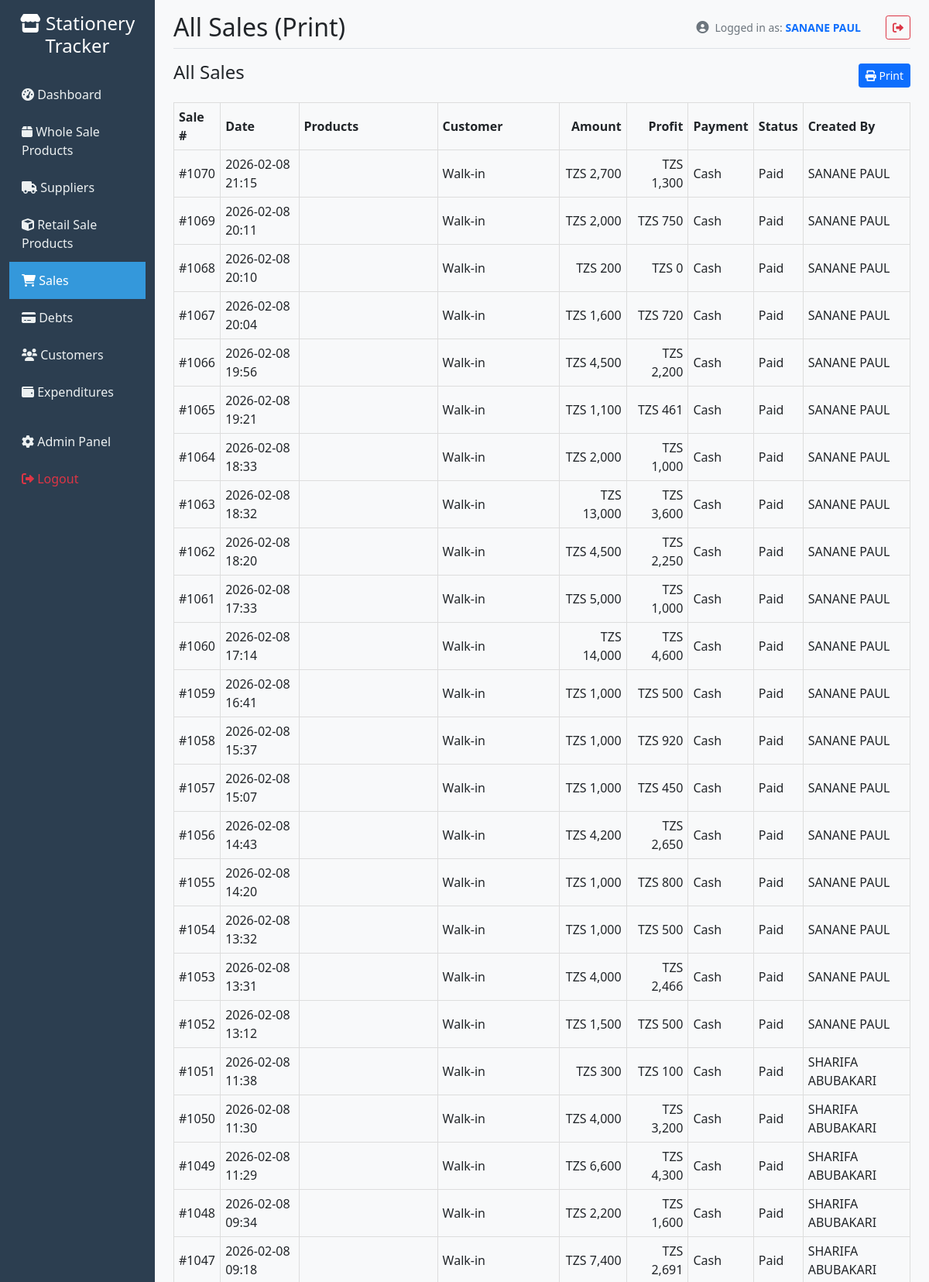
The app's page /sales/print/daily/ (signed in, upper part) with its own data.
### tracker/models.py (models this page shows, shortened)
class Sale(models.Model):
    PAYMENT_CHOICES = [
        ('cash', 'Cash'),
        ('card', 'Card'),
        ('bank_transfer', 'Bank Transfer'),
        ('credit', 'Credit'),
    ]
    customer = models.ForeignKey(Customer, on_delete=models.SET_NULL, null=True, blank=True)
    sale_date = models.DateTimeField(auto_now_add=True)
    total_amount = models.DecimalField(max_digits=10, decimal_places=2, default=0.00, validators=[MinValueValidator(Decimal('0.00'))])
    payment_method = models.CharField(max_length=20, choices=PAYMENT_CHOICES, default='cash')
    is_paid = models.BooleanField(default=True)
    notes = models.TextField(blank=True)
    created_by = models.ForeignKey(User, on_delete=models.SET_NULL, null=True)
    class Meta:
        ordering = ['-sale_date']

### tracker/views.py (the view, shortened to what this page needs)
# urls.py: path('sales/print/daily/', views.sales_daily_print, name='sales_daily_print'),
@login_required
def sales_daily_print(request):
    sales = Sale.objects.select_related('customer', 'created_by').order_by('-sale_date')
    start_date = request.GET.get('start_date')
    end_date = request.GET.get('end_date')
    payment_status = request.GET.get('payment_status')
    if start_date in (None, '', 'None'):
        start_date = None
    if end_date in (None, '', 'None'):
        end_date = None
    if payment_status in (None, '', 'None'):
        payment_status = None
    if start_date:
        sales = sales.filter(sale_date__date__gte=start_date)
    if end_date:
        sales = sales.filter(sale_date__date__lte=end_date)
    if payment_status == 'paid':
        sales = sales.filter(is_paid=True)
    elif payment_status == 'unpaid':
        sales = sales.filter(is_paid=False)
    product_search = request.GET.get('product') or request.GET.get('search_product')
    sales = sales.select_related('customer').prefetch_related('items__retail_item', 'items__wholesale_item')
    rows = []
    for sale in sales:
        try:
            total_cost = sum(
                (si.quantity * (si.retail_item.cost_price if si.product_type == 'retail' and si.retail_item else Decimal('0')))
                for si in sale.items.all()
            )
        except Exception:
            total_cost = Decimal('0')
        revenue = sale.total_amount or Decimal('0')
        profit = revenue - (total_cost or Decimal('0'))
        try:
            date_str = timezone.localtime(sale.sale_date).strftime('%Y-%m-%d %H:%M')
        except Exception:
            date_str = str(sale.sale_date)
        products_list = []
        try:
            sale_items = list(sale.items.select_related('item').all())
        except Exception:
            sale_items = []
        if sale_items:
            for si in sale_items:
                products_list.append(f"{si.item.name} ({si.quantity})")
        else:
            import re
            m = re.search(r'Payment for Debt #(\d+)', (sale.notes or ''))
            if m:
                from .models import Debt
                try:
                    debt = Debt.objects.select_related('item', 'sale').get(pk=int(m.group(1)))
                    if debt.sale and debt.sale.items.exists():
                        for si in debt.sale.items.select_related('item').all():
                            products_list.append(f"{si.item.name} ({si.quantity})")
                    elif debt.item:
                        products_list.append(f"{debt.item.name} ({debt.quantity})")
                except Debt.DoesNotExist:
                    pass
        products_str = ', '.join(products_list) if products_list else ''
        created_by_name = ''
        if sale.created_by:
            try:
                created_by_name = sale.created_by.get_full_name() or sale.created_by.username
            except Exception:
                created_by_name = getattr(sale.created_by, 'username', '')
        rows.append({
            'id': sale.id,
            'date': date_str,
            'customer': sale.customer.name if sale.customer else 'Walk-in',
            'amount': revenue,
            'profit': profit,
            'products': products_str,
            'payment_method': sale.get_payment_method_display(),
            'status': 'Paid' if sale.is_paid else 'Unpaid',
            'created_by': created_by_name,
        })
    context = {
        'sales_rows': rows,
        'start_date': start_date,
        'end_date': end_date,
        'payment_status': payment_status,
    }
    return render(request, 'tracker/sales_all_print.html', context)

### templates/tracker/sales_all_print.html (shortened to what this page needs)
{% extends 'base.html' %}
{% load humanize tz %}
{% block page_title %}All Sales (Print){% endblock %}
{% block content %}
<div class="d-flex justify-content-between align-items-center mb-3">
  <h4>All Sales</h4>
  <div class="no-print">
    <button onclick="window.print()" class="btn btn-primary btn-sm"><i class="fas fa-print"></i> Print</button>
  </div>
</div>
{% if sales_rows %}
<table class="table-fixed">
  <thead>
    <tr>
      <th>Sale #</th>
      <th>Date</th>
      <th>Products</th>
      <th>Customer</th>
      <th class="text-end">Amount</th>
      <th class="text-end">Profit</th>
      <th>Payment</th>
      <th>Status</th>
      <th>Created By</th>
    </tr>
  </thead>
  <tbody>
    {% for s in sales_rows %}
    <tr>
      <td>#{{ s.id }}</td>
      <td>{{ s.date }}</td>
      <td>{{ s.products }}</td>
      <td>{{ s.customer }}</td>
      <td class="text-end">TZS {{ s.amount|floatformat:0|intcomma }}</td>
      <td class="text-end">TZS {{ s.profit|floatformat:0|intcomma }}</td>
      <td>{{ s.payment_method }}</td>
      <td>{{ s.status }}</td>
      <td>{{ s.created_by }}</td>
    </tr>
    {% endfor %}
  </tbody>
</table>
{% else %}
<p>No sales found for the selected filters.</p>
{% endif %}
{% endblock %}

### templates/base.html (shortened to what this page needs)
<!DOCTYPE html>
<html lang="en">
<head>
    <link href="https://cdn.jsdelivr.net/npm/bootstrap@5.1.3/dist/css/bootstrap.min.css" rel="stylesheet">
    <link href="https://cdnjs.cloudflare.com/ajax/libs/font-awesome/6.0.0/css/all.min.css" rel="stylesheet">
    {% load static tz %}
    <link href="{% static 'custom.css' %}" rel="stylesheet">
</head>
<body>
    {% localtime on %}
    <div class="container-fluid">
        <div class="row">
            <nav class="col-md-3 col-lg-2 d-md-block sidebar collapse" id="sidebar">
                <div class="position-sticky pt-3">
                    <div class="text-center mb-4 position-relative">
                        <h4 class="text-white">
                            <i class="fas fa-store"></i> Stationery Tracker
                        </h4>
                    </div>
                    <ul class="nav flex-column">
                        <li class="nav-item">
                            <a class="nav-link {% if request.resolver_match.url_name == 'dashboard' %}active{% endif %}" href="{% url 'dashboard' %}">
                                <i class="fas fa-tachometer-alt"></i> Dashboard
                            </a>
                        </li>
                        <li class="nav-item">
                            <a class="nav-link {% if 'product' in request.resolver_match.url_name %}active{% endif %}" href="{% url 'product_list' %}">
                                <i class="fas fa-box"></i> Whole Sale Products
                            </a>
                        </li>
                        <li class="nav-item">
                            <a class="nav-link {% if 'supplier' in request.resolver_match.url_name %}active{% endif %}" href="{% url 'supplier_list' %}">
                                <i class="fas fa-truck"></i> Suppliers
                            </a>
                        </li>
                        <li class="nav-item">
                            <a class="nav-link {% if 'stationery' in request.resolver_match.url_name %}active{% endif %}" href="{% url 'stationery_list' %}">
                                <i class="fas fa-cube"></i> Retail Sale Products
                            </a>
                        </li>
                        <li class="nav-item">
                            <a class="nav-link {% if 'sales' in request.resolver_match.url_name %}active{% endif %}" href="{% url 'sales_list' %}">
                                <i class="fas fa-shopping-cart"></i> Sales
                            </a>
                        </li>
                        <li class="nav-item">
                            <a class="nav-link {% if 'debts' in request.resolver_match.url_name %}active{% endif %}" href="{% url 'debts_list' %}">
                                <i class="fas fa-credit-card"></i> Debts
                            </a>
                        </li>
                        <li class="nav-item">
                            <a class="nav-link {% if 'customers' in request.resolver_match.url_name %}active{% endif %}" href="{% url 'customers_list' %}">
                                <i class="fas fa-users"></i> Customers
                            </a>
                        </li>
                        <li class="nav-item">
                            <a class="nav-link {% if 'expend' in request.resolver_match.url_name %}active{% endif %}" href="{% url 'expenditures_list' %}">
                                <i class="fas fa-wallet"></i> Expenditures
                            </a>
                        </li>
                        <li class="nav-item mt-3">
                            <a class="nav-link" href="/admin/">
                                <i class="fas fa-cog"></i> Admin Panel
                            </a>
                        </li>
                        <li class="nav-item">
                            <form method="post" action="{% url 'logout' %}" style="display: inline;">
                                <button type="submit" class="nav-link text-danger" style="background: none; border: none; padding: 0.75rem 1rem; width: 100%; text-align: left; cursor: pointer;">
                                    <i class="fas fa-sign-out-alt"></i> Logout
                                </button>
                            </form>
                        </li>
                    </ul>
                </div>
            </nav>
            <main class="col-md-9 ms-sm-auto col-lg-10 px-md-4 main-content">
                <div class="d-flex justify-content-between flex-wrap flex-md-nowrap align-items-center pt-3 pb-2 mb-3 border-bottom">
                    <div class="d-flex align-items-center">
                        <h1 class="h2 mb-0">{% block page_title %}Dashboard{% endblock %}</h1>
                    </div>
                    <div class="d-flex align-items-center gap-3">
                        {% if user.is_authenticated %}
                        <div class="d-none d-md-flex align-items-center text-muted">
                            <i class="fas fa-user-circle me-2"></i>
                            <span class="small">
                                Logged in as: <strong class="text-primary">{{ user.get_full_name|default:user.username }}</strong>
                            </span>
                        </div>
                        {% endif %}
                        {% if user.is_authenticated %}
                        <form method="post" action="{% url 'logout' %}" style="display: inline;">
                            <button type="submit" class="btn btn-outline-danger btn-sm" title="Logout">
                                <i class="fas fa-sign-out-alt"></i>
                            </button>
                        </form>
                        {% endif %}
                    </div>
                </div>
                {% block content %}{% endblock %}
            </main>
        </div>
    </div>
    {% endlocaltime %}
</body>
</html>

### static/custom.css (style rules this page uses)
.sidebar .nav-link.active { background-color: #3498db !important; color: #fff !important; }

### templates/base.html (style rules this page uses)
.sidebar { min-height: 100vh; background-color: #2c3e50; position: relative; }
.sidebar .nav-link { color: #ecf0f1; padding: 0.75rem 1rem; }
.sidebar .nav-link.active { background-color: #3498db; color: #fff; }
.main-content { background-color: #f8f9fa; min-height: 100vh; }
@media (min-width: 768px) { .sidebar { min-height: calc(100vh - 56px); } }

### templates/tracker/sales_all_print.html (style rules this page uses)
.table-fixed { width:100%; border-collapse: collapse; }
.table-fixed th, .table-fixed td { border: 1px solid #ddd; padding: 6px; }
.table-fixed th { background:#f8f9fa; }

### records on screen
Sale: amount "2,700"
Sale: amount "2,000"
Sale: amount "200"
Sale: amount "1,600"
Sale: amount "4,500"
Sale: amount "1,100"
Sale: amount "2,000"
Sale: amount "13,000"
Sale: amount "4,500"
Sale: amount "5,000"
Sale: amount "14,000"
Sale: amount "1,000"
Sale: amount "1,000"
Sale: amount "1,000"
Sale: amount "4,200"
Sale: amount "1,000"
Sale: amount "1,000"
Sale: amount "4,000"
Sale: amount "1,500"
Sale: amount "300"
Sale: amount "4,000"
Sale: amount "6,600"
Sale: amount "2,200"
Sale: amount "7,400"

### other values on screen
{{ user.get_full_name|default:user.username }} "SANANE PAUL"
{{ s.id }} "1070" "1069" "1068" "1067" "1066" "1065" "1064" "1063" "1062" "1061" "1060" "1059" "1058" "1057" "1056" "1055" "1054" "1053" "1052" "1051" "1050" "1049" "1048" "1047"
{{ s.date }} "2026-02-08 21:15" "2026-02-08 20:11" "2026-02-08 20:10" "2026-02-08 20:04" "2026-02-08 19:56" "2026-02-08 19:21" "2026-02-08 18:33" "2026-02-08 18:32" "2026-02-08 18:20" "2026-02-08 17:33" "2026-02-08 17:14" "2026-02-08 16:41" "2026-02-08 15:37" "2026-02-08 15:07" "2026-02-08 14:43" "2026-02-08 14:20" "2026-02-08 13:32" "2026-02-08 13:31" "2026-02-08 13:12" "2026-02-08 11:38" "2026-02-08 11:30" "2026-02-08 11:29" "2026-02-08 09:34" "2026-02-08 09:18"
{{ s.customer }} "Walk-in" "Walk-in" "Walk-in" "Walk-in" "Walk-in" "Walk-in" "Walk-in" "Walk-in" "Walk-in" "Walk-in" "Walk-in" "Walk-in" "Walk-in" "Walk-in" "Walk-in" "Walk-in" "Walk-in" "Walk-in" "Walk-in" "Walk-in" "Walk-in" "Walk-in" "Walk-in" "Walk-in"
{{ s.profit|floatformat:0|intcomma }} "1,300" "750" "0" "720" "2,200" "461" "1,000" "3,600" "2,250" "1,000" "4,600" "500" "920" "450" "2,650" "800" "500" "2,466" "500" "100" "3,200" "4,300" "1,600" "2,691"
{{ s.payment_method }} "Cash" "Cash" "Cash" "Cash" "Cash" "Cash" "Cash" "Cash" "Cash" "Cash" "Cash" "Cash" "Cash" "Cash" "Cash" "Cash" "Cash" "Cash" "Cash" "Cash" "Cash" "Cash" "Cash" "Cash"
{{ s.status }} "Paid" "Paid" "Paid" "Paid" "Paid" "Paid" "Paid" "Paid" "Paid" "Paid" "Paid" "Paid" "Paid" "Paid" "Paid" "Paid" "Paid" "Paid" "Paid" "Paid" "Paid" "Paid" "Paid" "Paid"
{{ s.created_by }} "SANANE PAUL" "SANANE PAUL" "SANANE PAUL" "SANANE PAUL" "SANANE PAUL" "SANANE PAUL" "SANANE PAUL" "SANANE PAUL" "SANANE PAUL" "SANANE PAUL" "SANANE PAUL" "SANANE PAUL" "SANANE PAUL" "SANANE PAUL" "SANANE PAUL" "SANANE PAUL" "SANANE PAUL" "SANANE PAUL" "SANANE PAUL" "SHARIFA ABUBAKARI" "SHARIFA ABUBAKARI" "SHARIFA ABUBAKARI" "SHARIFA ABUBAKARI" "SHARIFA ABUBAKARI"
